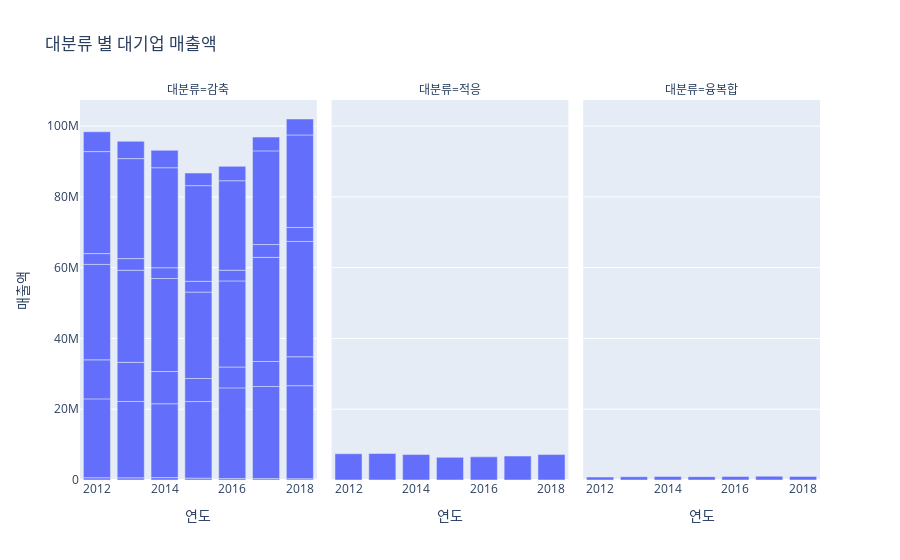

The cell this chart's notebook holds for it:
### Markdown cell above
##### 4. 시각화
##### 기업

### Code cell
# 대기업 연간 매출액
fig = px.bar(data_frame=df_corp_sr[df_corp_sr["기업규모"]=="대기업"], x="연도", y="매출액", facet_col="대분류", title="대분류 별 대기업 매출액")
fig.show()

### Figure 1 — Plotly figure (JSON) as saved in the notebook; plotly's stock layout.template omitted (floating-point values rounded to 4 significant figures)
{"data": [{"alignmentgroup": "True", "hovertemplate": "대분류=감축<br>연도=%{x}<br>매출액=%{y}<extra></extra>", "legendgroup": "", "marker": {"color": "#636efa", "pattern": {"shape": ""}}, "name": "", "offsetgroup": "", "orientation": "v", "showlegend": false, "textposition": "auto", "type": "bar", "x": [2012, 2013, 2014, 2015, 2016, 2017, 2018, 2012, 2013, 2014, 2015, 2016, 2017, 2018, 2012, 2013, 2014, 2015, 2016, 2017, 2018, 2012, 2013, 2014, 2015, 2016, 2017, 2018, 2012, 2013, 2014, 2015, 2016, 2017, 2018, 2012, 2013, 2014, 2015, 2016, 2017, 2018, 2012, 2013, 2014, 2015, 2016, 2017, 2018], "xaxis": "x", "y": [628469, 604387, 673534, 526082, 404810, 392154, 346961, 22294879, 21580793, 20872400, 21639829, 25626224, 26035911, 26300317, 11030136, 11066473, 9105627, 6515162, 5895165, 7057984, 8170656, 26967172, 26013868, 26278778, 24418237, 24327220, 29425821, 32589509, 3054486, 3301261, 3046087, 3042052, 3022880, 3614652, 3945080, 28826571, 28245596, 28261799, 27034582, 25281626, 26470654, 26140773, 5605830, 4890526, 4920709, 3559426, 4070020, 3897321, 4513872], "yaxis": "y"}, {"alignmentgroup": "True", "hovertemplate": "대분류=적응<br>연도=%{x}<br>매출액=%{y}<extra></extra>", "legendgroup": "", "marker": {"color": "#636efa", "pattern": {"shape": ""}}, "name": "", "offsetgroup": "", "orientation": "v", "showlegend": false, "textposition": "auto", "type": "bar", "x": [2012, 2013, 2014, 2015, 2016, 2017, 2018, 2012, 2013, 2014, 2015, 2016, 2017, 2018], "xaxis": "x2", "y": [3, 3, 2, 3, 1, null, null, 7423216, 7496553, 7192740, 6399770, 6542636, 6769533, 7185270], "yaxis": "y2"}, {"alignmentgroup": "True", "hovertemplate": "대분류=융복합<br>연도=%{x}<br>매출액=%{y}<extra></extra>", "legendgroup": "", "marker": {"color": "#636efa", "pattern": {"shape": ""}}, "name": "", "offsetgroup": "", "orientation": "v", "showlegend": false, "textposition": "auto", "type": "bar", "x": [2012, 2013, 2014, 2015, 2016, 2017, 2018], "xaxis": "x3", "y": [827155, 909512, 981950, 942280, 972297, 1072672, 1021331], "yaxis": "y3"}], "layout": {"annotations": [{"font": {}, "showarrow": false, "text": "대분류=감축", "x": 0.16, "xanchor": "center", "xref": "paper", "y": 1, "yanchor": "bottom", "yref": "paper"}, {"font": {}, "showarrow": false, "text": "대분류=적응", "x": 0.5, "xanchor": "center", "xref": "paper", "y": 1, "yanchor": "bottom", "yref": "paper"}, {"font": {}, "showarrow": false, "text": "대분류=융복합", "x": 0.84, "xanchor": "center", "xref": "paper", "y": 1, "yanchor": "bottom", "yref": "paper"}], "barmode": "relative", "legend": {"tracegroupgap": 0}, "title": {"text": "대분류 별 대기업 매출액"}, "xaxis": {"anchor": "y", "domain": [0, 0.32], "title": {"text": "연도"}}, "xaxis2": {"anchor": "y2", "domain": [0.34, 0.66], "matches": "x", "title": {"text": "연도"}}, "xaxis3": {"anchor": "y3", "domain": [0.68, 1.0], "matches": "x", "title": {"text": "연도"}}, "yaxis": {"anchor": "x", "domain": [0, 1], "title": {"text": "매출액"}}, "yaxis2": {"anchor": "x2", "domain": [0, 1], "matches": "y", "showticklabels": false}, "yaxis3": {"anchor": "x3", "domain": [0, 1], "matches": "y", "showticklabels": false}}}
